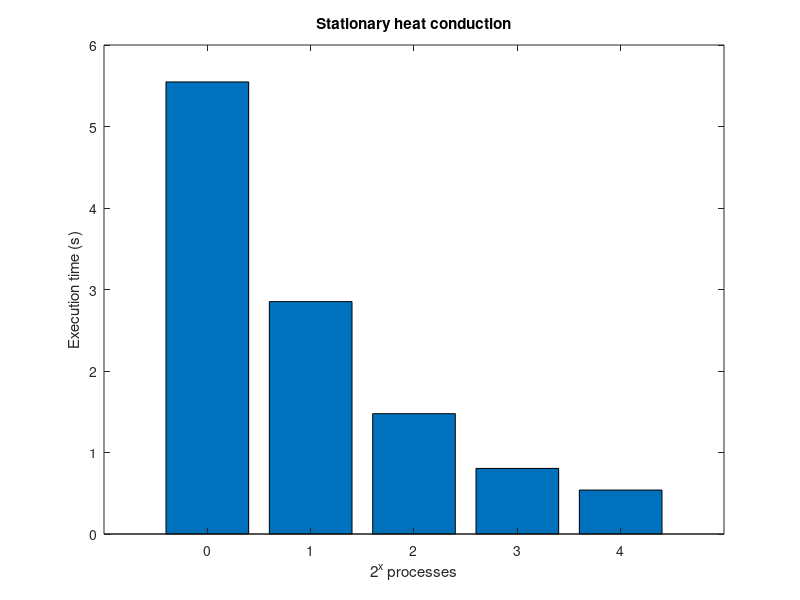

The MATLAB script that drew this image:

time = [5.5468750 2.8515625 1.4765625 0.80468750 0.53906250];

n = [0 1 2 3 4];

bar(n,time)
title("Stationary heat conduction")
xlabel('2^x processes')
ylabel('Execution time (s)')